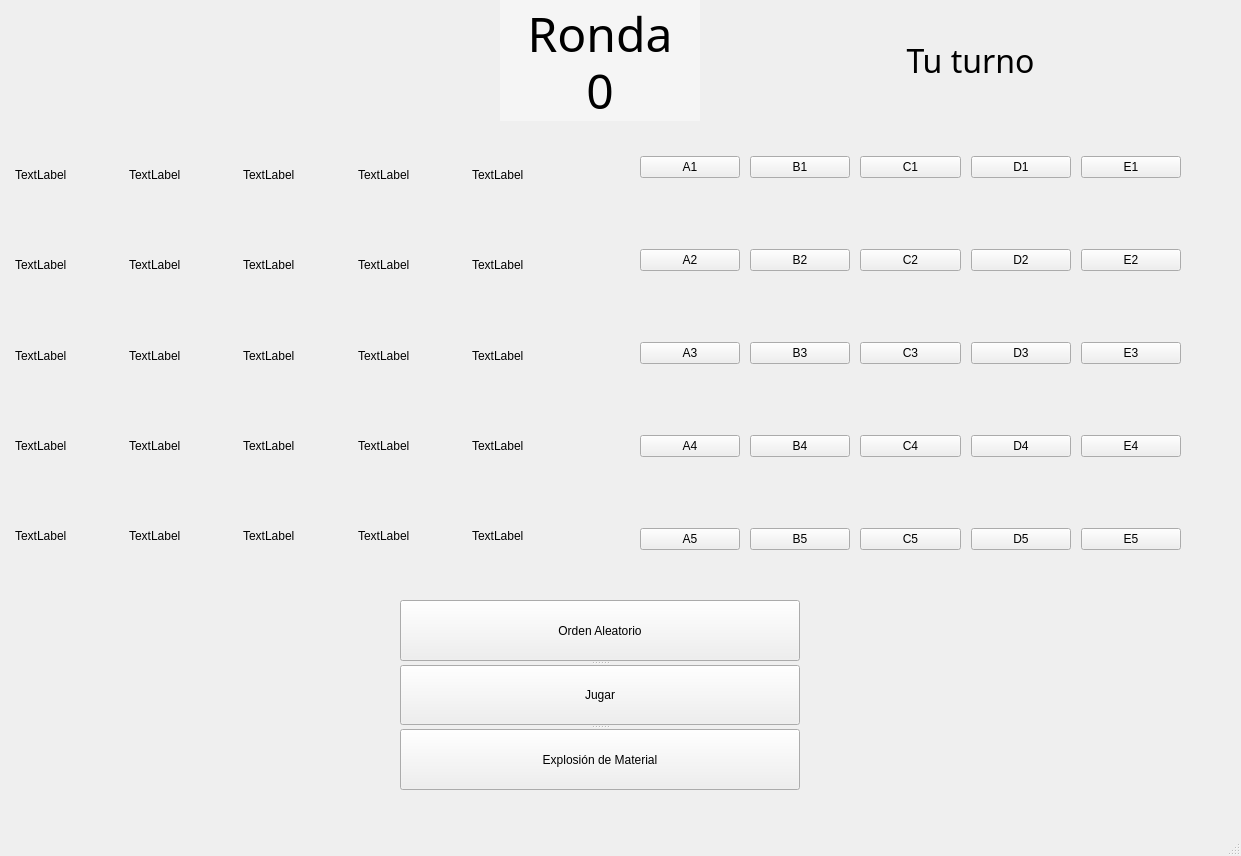
<?xml version="1.0" encoding="UTF-8"?>
<ui version="4.0">
 <class>MainWindow</class>
 <widget class="QMainWindow" name="MainWindow">
  <property name="geometry">
   <rect>
    <x>0</x>
    <y>0</y>
    <width>1241</width>
    <height>856</height>
   </rect>
  </property>
  <property name="windowTitle">
   <string>MainWindow</string>
  </property>
  <widget class="QWidget" name="centralwidget">
   <widget class="QLabel" name="fondo">
    <property name="geometry">
     <rect>
      <x>0</x>
      <y>0</y>
      <width>1200</width>
      <height>800</height>
     </rect>
    </property>
    <property name="text">
     <string/>
    </property>
    <property name="pixmap">
     <pixmap>img/wallpaperflare.com_wallpaper.jpg</pixmap>
    </property>
    <property name="alignment">
     <set>Qt::AlignCenter</set>
    </property>
   </widget>
   <widget class="QLabel" name="rondas">
    <property name="geometry">
     <rect>
      <x>500</x>
      <y>0</y>
      <width>200</width>
      <height>121</height>
     </rect>
    </property>
    <property name="font">
     <font>
      <family>Franklin Gothic Demi Cond</family>
      <pointsize>36</pointsize>
     </font>
    </property>
    <property name="styleSheet">
     <string notr="true">background-color: rgba(255, 255, 255, 100);
</string>
    </property>
    <property name="text">
     <string>Ronda</string>
    </property>
    <property name="alignment">
     <set>Qt::AlignHCenter|Qt::AlignTop</set>
    </property>
   </widget>
   <widget class="QLabel" name="n_rondas">
    <property name="geometry">
     <rect>
      <x>550</x>
      <y>55</y>
      <width>100</width>
      <height>70</height>
     </rect>
    </property>
    <property name="font">
     <font>
      <family>Frozen Crystal Bold</family>
      <pointsize>36</pointsize>
     </font>
    </property>
    <property name="text">
     <string>0</string>
    </property>
    <property name="alignment">
     <set>Qt::AlignCenter</set>
    </property>
   </widget>
   <widget class="QLabel" name="turno">
    <property name="geometry">
     <rect>
      <x>790</x>
      <y>30</y>
      <width>361</width>
      <height>61</height>
     </rect>
    </property>
    <property name="font">
     <font>
      <family>VCR OSD Mono</family>
      <pointsize>24</pointsize>
     </font>
    </property>
    <property name="text">
     <string>Tu turno</string>
    </property>
    <property name="alignment">
     <set>Qt::AlignCenter</set>
    </property>
   </widget>
   <widget class="QSplitter" name="splitter">
    <property name="geometry">
     <rect>
      <x>400</x>
      <y>600</y>
      <width>400</width>
      <height>190</height>
     </rect>
    </property>
    <property name="orientation">
     <enum>Qt::Vertical</enum>
    </property>
    <widget class="QPushButton" name="orden">
     <property name="text">
      <string>Orden Aleatorio</string>
     </property>
    </widget>
    <widget class="QPushButton" name="jugar">
     <property name="text">
      <string>Jugar</string>
     </property>
    </widget>
    <widget class="QPushButton" name="explosion">
     <property name="text">
      <string>Explosión de Material</string>
     </property>
    </widget>
   </widget>
   <widget class="QWidget" name="">
    <property name="geometry">
     <rect>
      <x>630</x>
      <y>130</y>
      <width>561</width>
      <height>451</height>
     </rect>
    </property>
    <layout class="QGridLayout" name="gridLayout_3" rowstretch="0,0,0,0,0" columnstretch="0,0,0,0,0">
     <property name="sizeConstraint">
      <enum>QLayout::SetDefaultConstraint</enum>
     </property>
     <property name="leftMargin">
      <number>10</number>
     </property>
     <property name="topMargin">
      <number>0</number>
     </property>
     <property name="rightMargin">
      <number>10</number>
     </property>
     <property name="bottomMargin">
      <number>0</number>
     </property>
     <property name="horizontalSpacing">
      <number>10</number>
     </property>
     <property name="verticalSpacing">
      <number>45</number>
     </property>
     <item row="0" column="2">
      <widget class="QPushButton" name="C1_b">
       <property name="text">
        <string>C1</string>
       </property>
      </widget>
     </item>
     <item row="2" column="4">
      <widget class="QPushButton" name="E3_b">
       <property name="text">
        <string>E3</string>
       </property>
      </widget>
     </item>
     <item row="2" column="0">
      <widget class="QPushButton" name="A3_b">
       <property name="text">
        <string>A3</string>
       </property>
      </widget>
     </item>
     <item row="1" column="3">
      <widget class="QPushButton" name="D2_b">
       <property name="text">
        <string>D2</string>
       </property>
      </widget>
     </item>
     <item row="2" column="1">
      <widget class="QPushButton" name="B3_b">
       <property name="text">
        <string>B3</string>
       </property>
      </widget>
     </item>
     <item row="4" column="3">
      <widget class="QPushButton" name="D5_b">
       <property name="text">
        <string>D5</string>
       </property>
      </widget>
     </item>
     <item row="0" column="4">
      <widget class="QPushButton" name="E1_b">
       <property name="text">
        <string>E1</string>
       </property>
      </widget>
     </item>
     <item row="0" column="0">
      <widget class="QPushButton" name="A1_b">
       <property name="text">
        <string>A1</string>
       </property>
      </widget>
     </item>
     <item row="2" column="3">
      <widget class="QPushButton" name="D3_b">
       <property name="text">
        <string>D3</string>
       </property>
      </widget>
     </item>
     <item row="1" column="4">
      <widget class="QPushButton" name="E2_b">
       <property name="text">
        <string>E2</string>
       </property>
      </widget>
     </item>
     <item row="4" column="1">
      <widget class="QPushButton" name="B5_b">
       <property name="text">
        <string>B5</string>
       </property>
      </widget>
     </item>
     <item row="3" column="1">
      <widget class="QPushButton" name="B4_b">
       <property name="text">
        <string>B4</string>
       </property>
      </widget>
     </item>
     <item row="3" column="4">
      <widget class="QPushButton" name="E4_b">
       <property name="text">
        <string>E4</string>
       </property>
      </widget>
     </item>
     <item row="2" column="2">
      <widget class="QPushButton" name="C3_b">
       <property name="text">
        <string>C3</string>
       </property>
      </widget>
     </item>
     <item row="1" column="0">
      <widget class="QPushButton" name="A2_b">
       <property name="text">
        <string>A2</string>
       </property>
       <property name="iconSize">
        <size>
         <width>20</width>
         <height>20</height>
        </size>
       </property>
      </widget>
     </item>
     <item row="0" column="1">
      <widget class="QPushButton" name="B1_b">
       <property name="text">
        <string>B1</string>
       </property>
      </widget>
     </item>
     <item row="4" column="2">
      <widget class="QPushButton" name="C5_b">
       <property name="text">
        <string>C5</string>
       </property>
      </widget>
     </item>
     <item row="0" column="3">
      <widget class="QPushButton" name="D1_b">
       <property name="text">
        <string>D1</string>
       </property>
      </widget>
     </item>
     <item row="3" column="2">
      <widget class="QPushButton" name="C4_b">
       <property name="text">
        <string>C4</string>
       </property>
      </widget>
     </item>
     <item row="1" column="1">
      <widget class="QPushButton" name="B2_b">
       <property name="text">
        <string>B2</string>
       </property>
      </widget>
     </item>
     <item row="3" column="3">
      <widget class="QPushButton" name="D4_b">
       <property name="text">
        <string>D4</string>
       </property>
      </widget>
     </item>
     <item row="1" column="2">
      <widget class="QPushButton" name="C2_b">
       <property name="text">
        <string>C2</string>
       </property>
      </widget>
     </item>
     <item row="4" column="0">
      <widget class="QPushButton" name="A5_b">
       <property name="text">
        <string>A5</string>
       </property>
      </widget>
     </item>
     <item row="4" column="4">
      <widget class="QPushButton" name="E5_b">
       <property name="text">
        <string>E5</string>
       </property>
      </widget>
     </item>
     <item row="3" column="0">
      <widget class="QPushButton" name="A4_b">
       <property name="text">
        <string>A4</string>
       </property>
      </widget>
     </item>
    </layout>
   </widget>
   <widget class="QWidget" name="">
    <property name="geometry">
     <rect>
      <x>10</x>
      <y>130</y>
      <width>571</width>
      <height>451</height>
     </rect>
    </property>
    <layout class="QGridLayout" name="gridLayout_2" rowstretch="0,0,0,0,0">
     <property name="leftMargin">
      <number>5</number>
     </property>
     <property name="topMargin">
      <number>5</number>
     </property>
     <property name="rightMargin">
      <number>5</number>
     </property>
     <property name="bottomMargin">
      <number>5</number>
     </property>
     <property name="spacing">
      <number>10</number>
     </property>
     <item row="0" column="4">
      <widget class="QLabel" name="E1">
       <property name="text">
        <string>TextLabel</string>
       </property>
      </widget>
     </item>
     <item row="2" column="1">
      <widget class="QLabel" name="B3">
       <property name="text">
        <string>TextLabel</string>
       </property>
      </widget>
     </item>
     <item row="2" column="4">
      <widget class="QLabel" name="E3">
       <property name="text">
        <string>TextLabel</string>
       </property>
      </widget>
     </item>
     <item row="3" column="3">
      <widget class="QLabel" name="D4">
       <property name="text">
        <string>TextLabel</string>
       </property>
      </widget>
     </item>
     <item row="4" column="1">
      <widget class="QLabel" name="B5">
       <property name="text">
        <string>TextLabel</string>
       </property>
      </widget>
     </item>
     <item row="4" column="4">
      <widget class="QLabel" name="E5">
       <property name="text">
        <string>TextLabel</string>
       </property>
      </widget>
     </item>
     <item row="4" column="0">
      <widget class="QLabel" name="A5">
       <property name="text">
        <string>TextLabel</string>
       </property>
      </widget>
     </item>
     <item row="1" column="2">
      <widget class="QLabel" name="C2">
       <property name="text">
        <string>TextLabel</string>
       </property>
      </widget>
     </item>
     <item row="0" column="0">
      <widget class="QLabel" name="A1">
       <property name="text">
        <string>TextLabel</string>
       </property>
      </widget>
     </item>
     <item row="3" column="4">
      <widget class="QLabel" name="E4">
       <property name="text">
        <string>TextLabel</string>
       </property>
      </widget>
     </item>
     <item row="1" column="0">
      <widget class="QLabel" name="A2">
       <property name="text">
        <string>TextLabel</string>
       </property>
      </widget>
     </item>
     <item row="4" column="2">
      <widget class="QLabel" name="C5">
       <property name="text">
        <string>TextLabel</string>
       </property>
      </widget>
     </item>
     <item row="2" column="3">
      <widget class="QLabel" name="D3">
       <property name="text">
        <string>TextLabel</string>
       </property>
      </widget>
     </item>
     <item row="2" column="0">
      <widget class="QLabel" name="A3">
       <property name="text">
        <string>TextLabel</string>
       </property>
      </widget>
     </item>
     <item row="3" column="0">
      <widget class="QLabel" name="A4">
       <property name="text">
        <string>TextLabel</string>
       </property>
      </widget>
     </item>
     <item row="0" column="1">
      <widget class="QLabel" name="B1">
       <property name="text">
        <string>TextLabel</string>
       </property>
      </widget>
     </item>
     <item row="1" column="4">
      <widget class="QLabel" name="E2">
       <property name="text">
        <string>TextLabel</string>
       </property>
      </widget>
     </item>
     <item row="3" column="1">
      <widget class="QLabel" name="B4">
       <property name="text">
        <string>TextLabel</string>
       </property>
      </widget>
     </item>
     <item row="0" column="3">
      <widget class="QLabel" name="D1">
       <property name="text">
        <string>TextLabel</string>
       </property>
      </widget>
     </item>
     <item row="4" column="3">
      <widget class="QLabel" name="D5">
       <property name="text">
        <string>TextLabel</string>
       </property>
      </widget>
     </item>
     <item row="1" column="1">
      <widget class="QLabel" name="B2">
       <property name="text">
        <string>TextLabel</string>
       </property>
      </widget>
     </item>
     <item row="3" column="2">
      <widget class="QLabel" name="C4">
       <property name="text">
        <string>TextLabel</string>
       </property>
      </widget>
     </item>
     <item row="0" column="2">
      <widget class="QLabel" name="C1">
       <property name="text">
        <string>TextLabel</string>
       </property>
      </widget>
     </item>
     <item row="1" column="3">
      <widget class="QLabel" name="D2">
       <property name="text">
        <string>TextLabel</string>
       </property>
      </widget>
     </item>
     <item row="2" column="2">
      <widget class="QLabel" name="C3">
       <property name="text">
        <string>TextLabel</string>
       </property>
      </widget>
     </item>
    </layout>
   </widget>
   <zorder>fondo</zorder>
   <zorder>A1</zorder>
   <zorder>B1</zorder>
   <zorder>D1</zorder>
   <zorder>E1</zorder>
   <zorder>E2</zorder>
   <zorder>A2</zorder>
   <zorder>C2</zorder>
   <zorder>B2</zorder>
   <zorder>D2</zorder>
   <zorder>A3</zorder>
   <zorder>B3</zorder>
   <zorder>E3</zorder>
   <zorder>C3</zorder>
   <zorder>D3</zorder>
   <zorder>A4</zorder>
   <zorder>B4</zorder>
   <zorder>E4</zorder>
   <zorder>D5</zorder>
   <zorder>A5</zorder>
   <zorder>E5</zorder>
   <zorder>C4</zorder>
   <zorder>B5</zorder>
   <zorder>C5</zorder>
   <zorder>D4</zorder>
   <zorder>A1_b</zorder>
   <zorder>B1_b</zorder>
   <zorder>C1_b</zorder>
   <zorder>D1_b</zorder>
   <zorder>E1_b</zorder>
   <zorder>E2_b</zorder>
   <zorder>A2_b</zorder>
   <zorder>B2_b</zorder>
   <zorder>C2_b</zorder>
   <zorder>D2_b</zorder>
   <zorder>E3_b</zorder>
   <zorder>A4_b</zorder>
   <zorder>A3_b</zorder>
   <zorder>D4_b</zorder>
   <zorder>B3_b</zorder>
   <zorder>B4_b</zorder>
   <zorder>C4_b</zorder>
   <zorder>E4_b</zorder>
   <zorder>C3_b</zorder>
   <zorder>D3_b</zorder>
   <zorder>A5_b</zorder>
   <zorder>E5_b</zorder>
   <zorder>C5_b</zorder>
   <zorder>B5_b</zorder>
   <zorder>D5_b</zorder>
   <zorder>orden</zorder>
   <zorder>jugar</zorder>
   <zorder>explosion</zorder>
   <zorder>rondas</zorder>
   <zorder>n_rondas</zorder>
   <zorder>turno</zorder>
  </widget>
  <widget class="QMenuBar" name="menubar">
   <property name="geometry">
    <rect>
     <x>0</x>
     <y>0</y>
     <width>1241</width>
     <height>26</height>
    </rect>
   </property>
  </widget>
  <widget class="QStatusBar" name="statusbar"/>
 </widget>
 <resources/>
 <connections/>
</ui>
